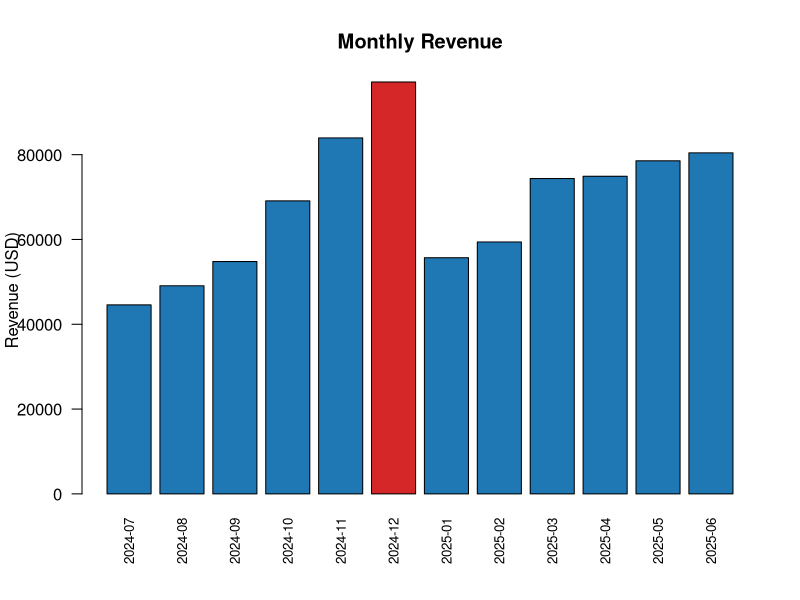

R code for this plot:
## ---- chunk 1
#| label: setup
#| include: false
orders <- read.csv("data/orders.csv", stringsAsFactors = FALSE)
orders$revenue <- orders$quantity * orders$unit_price
orders$month <- substr(orders$order_date, 1, 7)

monthly <- aggregate(
  cbind(revenue, quantity) ~ month,
  data = orders,
  FUN = sum
)
orders_count <- table(orders$month)
monthly$orders <- as.integer(orders_count[monthly$month])
monthly <- monthly[order(monthly$month), ]

best_month <- monthly$month[which.max(monthly$revenue)]
best_revenue <- max(monthly$revenue)
total_revenue <- sum(monthly$revenue)

fmt_usd <- function(x) paste0("$", formatC(x, format = "f", digits = 2, big.mark = ","))
## ---- chunk 2
#| label: table
#| echo: false
display <- data.frame(
  Month = monthly$month,
  Orders = monthly$orders,
  Revenue = fmt_usd(monthly$revenue)
)
knitr::kable(display, align = c("l", "r", "r"))
## ---- chunk 3
#| label: chart
#| echo: false
#| fig-width: 8
#| fig-height: 4.5
bar_colors <- ifelse(monthly$month == best_month, "#d62728", "#1f77b4")
barplot(
  monthly$revenue,
  names.arg = monthly$month,
  las = 2,
  col = bar_colors,
  main = "Monthly Revenue",
  ylab = "Revenue (USD)",
  cex.names = 0.8
)
## ---- chunk 4
#| label: aov
#| include: false
monthly$aov <- monthly$revenue / monthly$orders
h2_2024 <- sum(monthly$revenue[monthly$month >= "2024-07" & monthly$month <= "2024-12"])
h1_2025 <- sum(monthly$revenue[monthly$month >= "2025-01" & monthly$month <= "2025-06"])
half_growth <- (h1_2025 / h2_2024 - 1) * 100
jan_drop <- (monthly$revenue[monthly$month == "2025-01"] /
             monthly$revenue[monthly$month == "2024-12"] - 1) * 100
